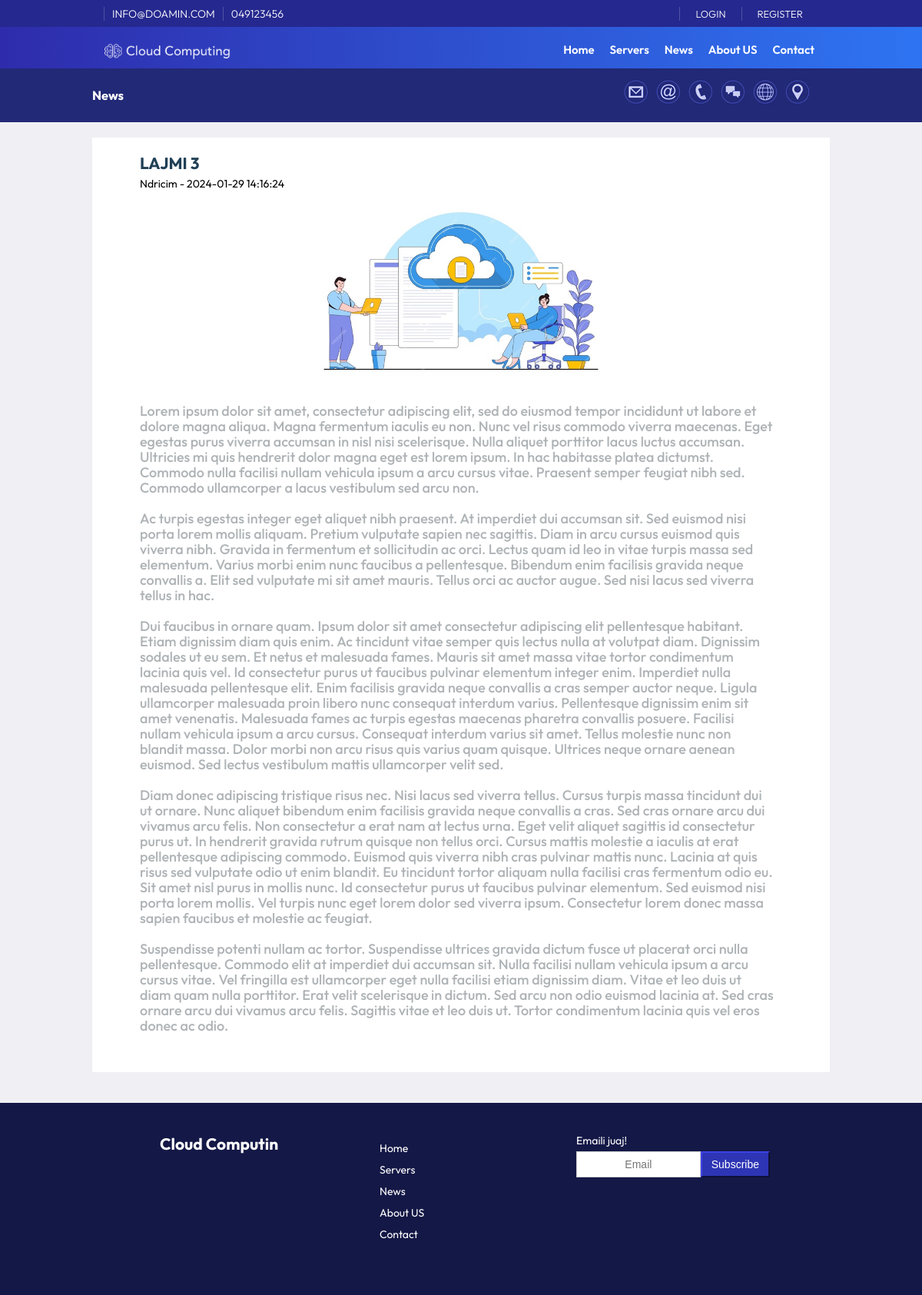
The app's page /news_1.php?id=4 with its own data.
### tables this page shows
CREATE TABLE `configs` (
  `id` int(11) NOT NULL,
  `emri` varchar(255) NOT NULL,
  `vlera` text NOT NULL
);

CREATE TABLE `menu` (
  `id` int(11) NOT NULL,
  `Emri` varchar(255) NOT NULL,
  `vlera` varchar(255) NOT NULL,
  `renditja` int(11) NOT NULL,
  `autori` varchar(255) NOT NULL,
  `Data` datetime NOT NULL DEFAULT current_timestamp() ON UPDATE current_timestamp()
);

CREATE TABLE `news` (
  `id` int(11) NOT NULL,
  `Titulli` varchar(255) NOT NULL,
  `Pershkrimi` text DEFAULT NULL,
  `foto` varchar(255) NOT NULL,
  `Data` timestamp NOT NULL DEFAULT current_timestamp() ON UPDATE current_timestamp(),
  `autori` varchar(255) NOT NULL
);

### assets/config/config.php (called while the page is built, shortened)
<?php
class Database {
    private $host = "localhost";
    private $username = "root";
    private $password = "";
    private $database = "CloudComputing";
    public function __construct() {
        $this->conn = new mysqli($this->host, $this->username, $this->password, $this->database);
    }
}
?>

### assets/config/functions.php (called while the page is built, shortened)
<?php
include_once 'config.php';
$db = new Database();
class SiteConfigs {
    private $db;
    public function __construct($db) {
        $this->db = $db;
    }
    public function readConfig($emri) {
        $defaultValue = 'Not Available';
        $query = "SELECT vlera FROM configs WHERE emri = '$emri' LIMIT 1";
        $result = $this->db->conn->query($query);
        if ($result->num_rows > 0) {
            $configs = $result->fetch_assoc();
            return $configs['vlera'];
        }
        return $defaultValue;
    }
}
$configs = new SiteConfigs($db);
?>

### assets/config/menu.php (called while the page is built, shortened)
<?php
class Menu {
    private $db;
    public function __construct($db) {
        $this->db = $db;
    }
    public function readAllMenu() {
        $query = "SELECT * FROM menu ORDER BY renditja ASC";
        $result = $this->db->conn->query($query);
        return $result->fetch_all(MYSQLI_ASSOC);
    }
}
?>

### assets/config/news.php (called while the page is built, shortened)
<?php
class News {
    private $db;
    public function __construct($db) {
        $this->db = $db;
    }
    public function readNews($id) {
        $query = "SELECT * FROM news WHERE id = $id";
        $result = $this->db->conn->query($query);
        return $result->fetch_assoc();
    }
}
?>

### news_1.php (the view, shortened to what this page needs)
<?php
include_once 'assets/config/config.php';
include_once 'assets/config/functions.php';
include_once 'assets/config/news.php';
include_once 'assets/config/menu.php';
$pageid=3;
$db = new Database();
$news = new News($db);
if (isset($_GET['id'])) {
    $id = $_GET['id'];
    $oneNews = $news->readNews($id);
} else {
    header('Location: news_page.php');
    exit();
}
?>
<!DOCTYPE html>
<html lang="en">
<head>
    <link rel="stylesheet" href="assets/css/style.css">
    <link rel="stylesheet" href="https://cdnjs.cloudflare.com/ajax/libs/font-awesome/4.7.0/css/font-awesome.min.css">
</head>
<body>
    <div class="container">
        <?php include "header.php" ?>
        <div class="news width80">
                <div class="articel1">
                    <div class="atitle"><h2><?php echo $oneNews['Titulli']; ?></h2></div>
                    <div class="autori"><p><?php echo $oneNews['autori']; ?> - <?php echo $oneNews['Data']; ?></p></div>
                    <div class="aimage1"><img src="<?php echo $configs->readConfig('imgurl'); echo $oneNews['foto']; ?>" alt="<?php echo $oneNews['Titulli']; ?>"></div>
                    <div class="adescription1"><p><?php echo $oneNews['Pershkrimi']; ?></p></div>
                </div>
        </div>
        <?php include "footer.php" ?>
    </div>
</body>
</html>

### header.php (shortened to what this page needs)
<?php
$db = new Database();
$menu = new Menu($db);
$allMenu = $menu->readAllMenu();
?>
   <header>
            <div class="topnav">
                <div class="container width80">
                    <div class="topnavl">
                        <div class="topbarw">
                            <p><?php echo $configs->readConfig('email');?></p><p><?php echo $configs->readConfig('telefoni');?></p>
                        </div>
                    </div>
                    <div class="topnavr">
                        <div class="topbarw">
                                <?php
                                    if (isset($_SESSION['user_id'])) {
                                        $user_id = $_SESSION['user_id'];
                                        $user_role = $user->checkUserRole($user_id);
                                        $emri = '<p>Pershendetje ' .$user->readEmri('emri', $user_id) .'<p>';
                                        $dashboard = '<p><a href="' . $configs->readConfig('url') . '/admin/dashboard.php">Dashboard</a></p>';
                                        $porosit = '<p><a href="' . $configs->readConfig('url') . '/user/index.php">Dashboard</a></p>';
                                        $logout = '<p><a href="' . $configs->readConfig('url') . '/logout.php">Logout</a></p>';
                                        if ($user_role === 'admin') {
                                            echo $emri ;
                                            echo $dashboard;
                                            echo $logout;
                                        } elseif ($user_role === 'user') {
                                            echo $emri;
                                            echo $porosit;
                                            echo $logout;
                                        } else {
                                            echo '<p><a href="' . $configs->readConfig('url') . '/login.php">Login</a></p>';
                                            echo '<p><a href="' . $configs->readConfig('url') . '/login.php">Register</a></p>';
                                        }
                                    }else {
                                        echo '<p><a href="' . $configs->readConfig('url') . '/login.php">Login</a></p>';
                                        echo '<p><a href="' . $configs->readConfig('url') . '/login.php">Register</a></p>';
                                    }
                                ?>
                        </div>
                    </div>
                </div>
            </div>
            <div class="width80">
                <div class="logo"><a href="<?php echo $configs->readConfig('url'); ?>"><img src="<?php echo $configs->readConfig('imgurl');?>/logow.png" /></a></div>
                <div class="nav" id="navid">
                    <ul>
                        <?php foreach ($allMenu as $menu): ?>
                            <li><a href="<?php echo $configs->readConfig('url'); echo $menu['vlera']; ?>"><?php echo $menu['Emri']; ?></a></li>
                        <?php endforeach; ?>
                    </ul>
                </div>
            </div>
            <?php
            if($pageid == 1){
                echo '<div class="slider"><img id="slideri" /></div>';
            }else if($pageid == 3){
                echo ' <div class="breadcrumbs">
                        <div class="width80">
                            <div class="bcl"><h3>News</h3></div>
                            <div class="bcr"><img src="assets/imgs/contactbc.jpg" /></div>
                        </div>
                    </div>';
            }
            ?>
        </header>

### footer.php (shortened to what this page needs)
<footer>
    <div class="footeri width80">
        <div class="footerleft">
            <h2><a href="<?php echo $configs->readConfig('url'); ?>">Cloud Computin</a></h2>
        </div>
        <div class="footercenter">
            <ul>
                <?php foreach ($allMenu as $menu): ?>
                    <li><a href="<?php echo $configs->readConfig('url'); echo $menu['vlera']; ?>"><?php echo $menu['Emri']; ?></a></li>
                <?php endforeach; ?>
            </ul>
        </div>
        <div class="footerright">
            <p>Emaili juaj!</p>
            <div class="subs">
                <input class="form-control btn flex" type="email" placeholder="Email">
                <button class="btn btn-mir flex1">Subscribe</button>
            </div>
        </div>
    </div>
</footer>

### assets/css/style.css (style rules this page uses)
*, *:before, *:after { margin: 0; padding: 0; box-sizing: border-box; --title-font: "Outfit", Helvetica, Arial, sans-serif; --body-font: "Outfit", Helvetica, Arial, sans-serif; }
body, html { font-size: 14px; width: 100%; height: 100%; background: #F0F0F4; }
ul li a, a, body, span, text { font-family: "Outfit", Helvetica, Arial, sans-serif; }
header ul > li { list-style: none; float: left; margin: 10px 10px auto; }
.container { margin: auto; width: 100%; }
.width80 { width: 80%; margin: auto; }
header { background-image: linear-gradient(to right, #2E2CAC, #2E74F2); color: #fff; }
.topnav { margin: auto; height:35px; background-color: #25288e; padding: 5px 0 5px 0; }
.topnavl { float:left; }
.topnavr { float: right; }
.topbarw { font-size: 13px; display: flex; padding: 4px 15px; font-weight: 300; }
.topnav p { text-transform: uppercase; font-size: 14px; margin: auto; border-left: solid 1px rgba(255, 255, 255, .2); padding: 0 10px 0 10px; }
.topnavr a { text-decoration: none; color: #fff; font-size: 14px; padding: 0 10px 0 10px; }
.topnav span, .topnav a { text-transform: uppercase; font-size: 13px; margin: 5px auto; }
.logo { margin: 10px 0 0 0; }
.logo img { width: 200px; float: left; }
.nav { float: right; margin: 0 10px ; }
.nav li a { text-decoration: none; color: #fff; font-size:15px; font-weight: 600; }
.articel1 { flex: 0 0 auto; width: 100%; padding: 0 12px 0 12px; margin-bottom:30px; }
.atitle { padding-bottom: 5px; }
.atitle h2 { color: #204056; text-transform: uppercase; }
.aimage1 img { display: block; width:100%; height:100%; max-width: 400px; max-height: 400px; margin:auto; border-radius: 10px; -moz-border-radius: 10px; -webkit-border-radius: 10px; }
.adescription1 { font-size: 18px; line-height: 20px; font-weight: 500; font-family: "Outfit", Helvetica, Arial, sans-serif; color: #aeb3b6; padding: 10px 10px 0 0; }
.form-control { display: block; width: 100%; height: 34px; padding: 6px 12px; font-size: 14px; border: 1px solid #ccc; }
.btn { font-size: 14px; font-weight: 400; text-align: center; border: 1px solid #000 transparent; padding: 6px 12px; margin: 5px auto 5px auto; box-shadow: none !important; display: block; }
.btn-mir { color: #fff; text-decoration:none; background-color: #2e35b5; border-color: #25298f; }
.breadcrumbs { background-color: #222976; min-height: 70px; overflow: auto; height: auto; margin: auto; padding: 5px 0 0 0; width: 100%; }
.bcl { margin: auto; width: 50%; float: left; text-align: left; padding: 20px 0 0 0; }
.bcr { margin: auto; width: 50%; float: left; text-align: right; padding: 5px 0 0 0; }
.news { margin: 20px auto; display: flex; flex-wrap: wrap; padding: 20px 50px 20px 50px; flex-grow: 1; background-color: white; }
footer { height: auto; padding: 20px; background: #141846; margin: 40px 0 0 0; }
footer ul > li, footer a { list-style: none; margin: 10px 10px auto; text-decoration: none; color: #FFF; }
.footeri { display: flex; flex-wrap: wrap; justify-content: space-between; margin:auto; padding: 20px 50px 20px 50px; color: #fff; }
.footerleft, .footercenter, .footerright { width: 33%; flex-grow: 1; padding: 0 12px 0 12px; margin-bottom:30px; }
.subs { display: flex; flex-wrap: wrap; }
.flex { flex: 1; float: left; }
.flex1 { flex: 0; float: left; }

### records on screen
configs: vlera "INFO@DOAMIN.COM"
configs: vlera "049123456"
configs: vlera (picture), vlera.foto (picture)
menu: Emri "Home"
menu: Emri "Servers"
menu: Emri "News"
menu: Emri "About US"
menu: Emri "Contact"
news: Titulli "LAJMI 3", autori "Ndricim", Data "2024-01-29 14:16:24", Pershkrimi "Lorem ipsum dolor sit amet, consectetur adipiscing elit, sed do eiusmod tempor incididunt ut labore et dolore magna aliqua. Magna fermentum iaculis eu non. Nunc vel risus commodo viverra maecenas. Eget egestas purus viverra accumsan in nisl nisi scelerisque. Nulla aliquet porttitor lacus luctus accumsan. Ultricies mi quis hendrerit dolor magna eget est lorem ipsum. In hac habitasse platea dictumst. Commodo nulla facilisi nullam vehicula ipsum a arcu cursus vitae. Praesent semper feugiat nibh sed. Commodo ullamcorper a lacus vestibulum sed arcu non. Ac turpis egestas integer eget aliquet nibh praesent. At imperdiet dui accumsan sit. Sed euismod nisi porta lorem mollis aliquam. Pretium…"
